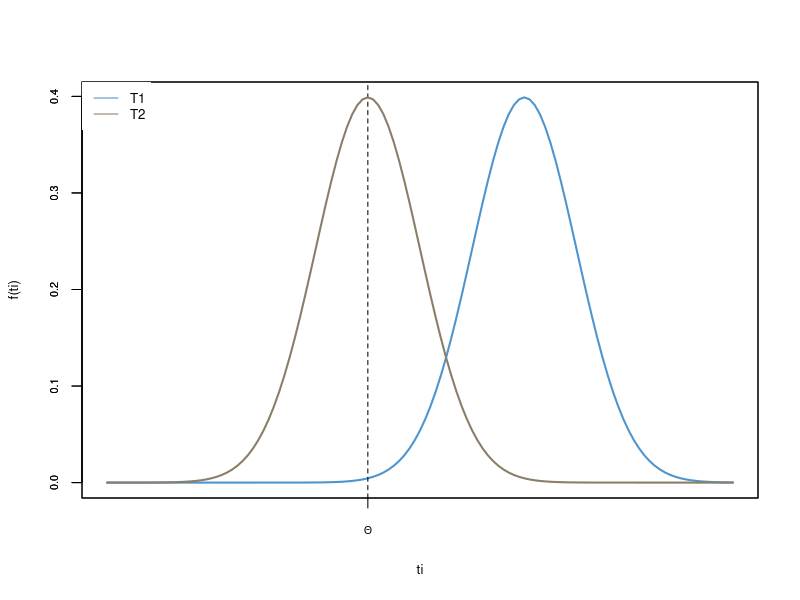
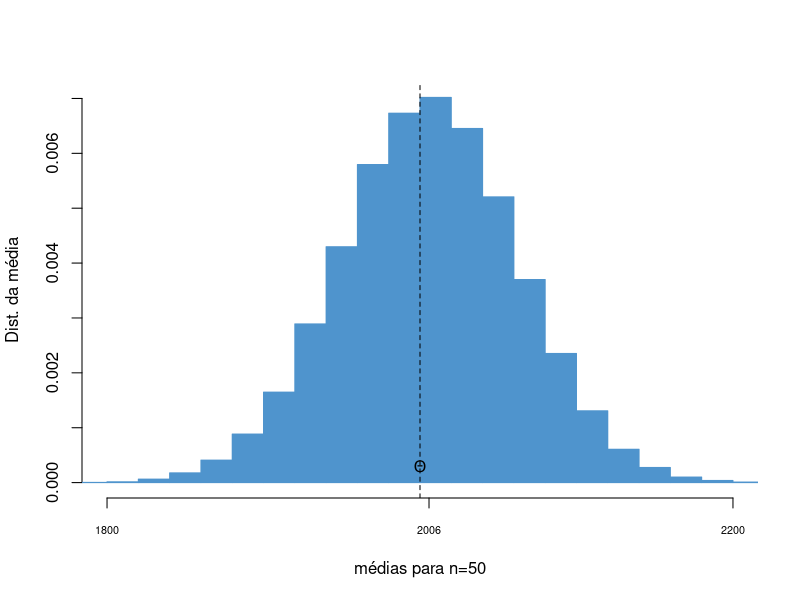
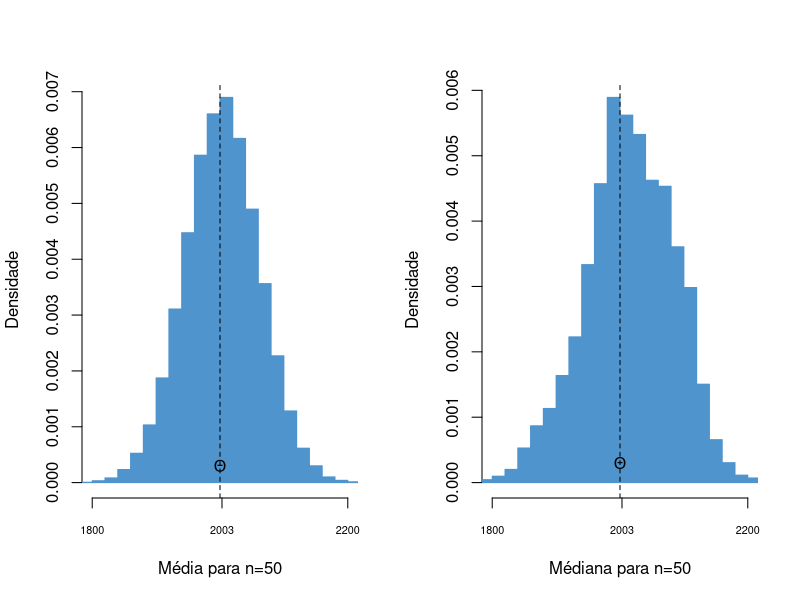
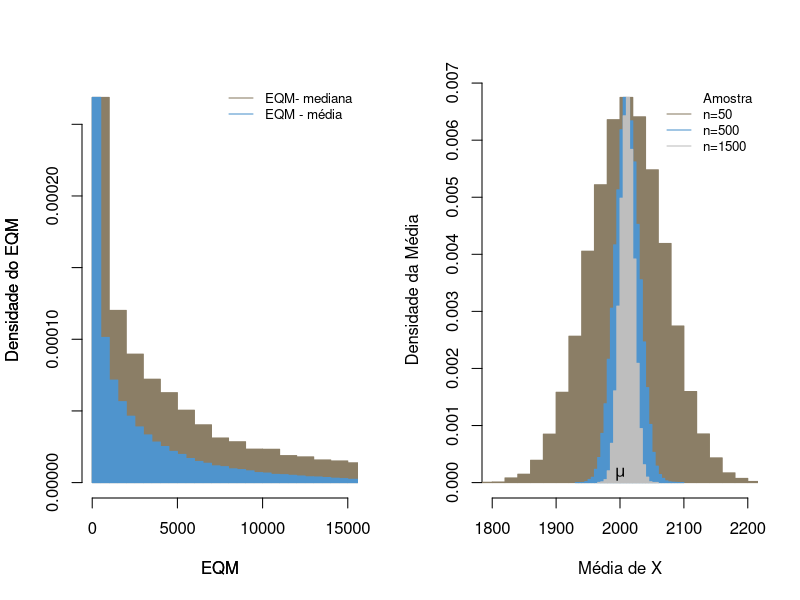
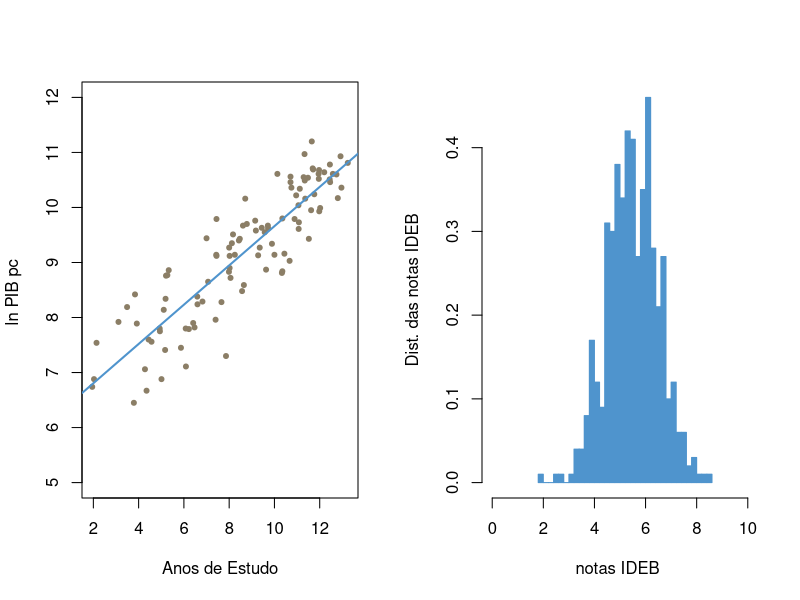
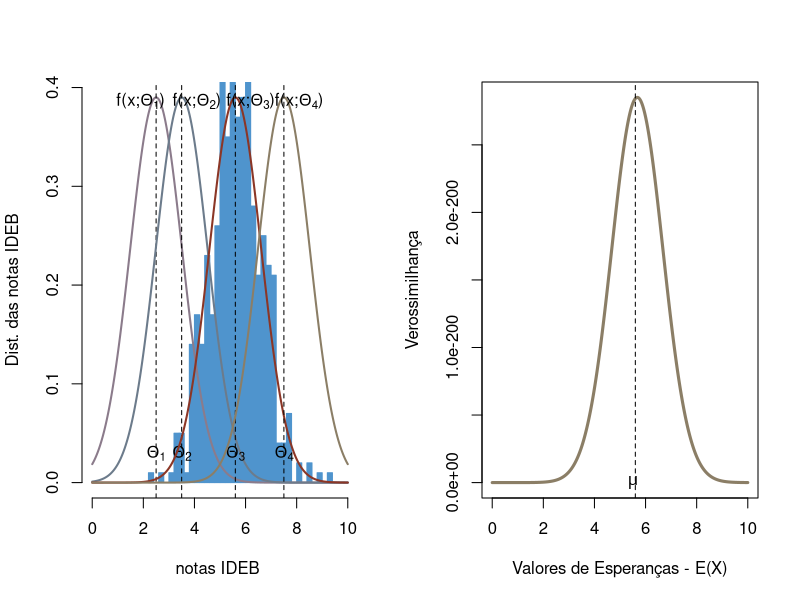
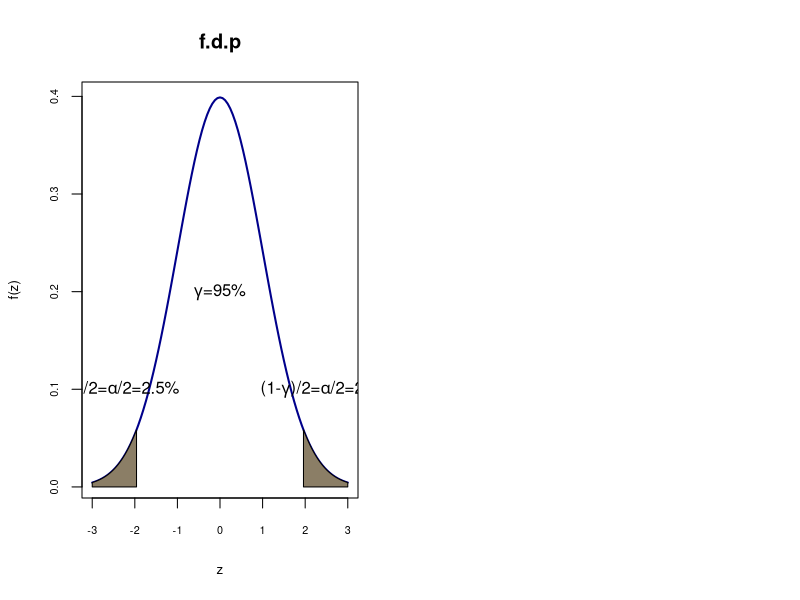
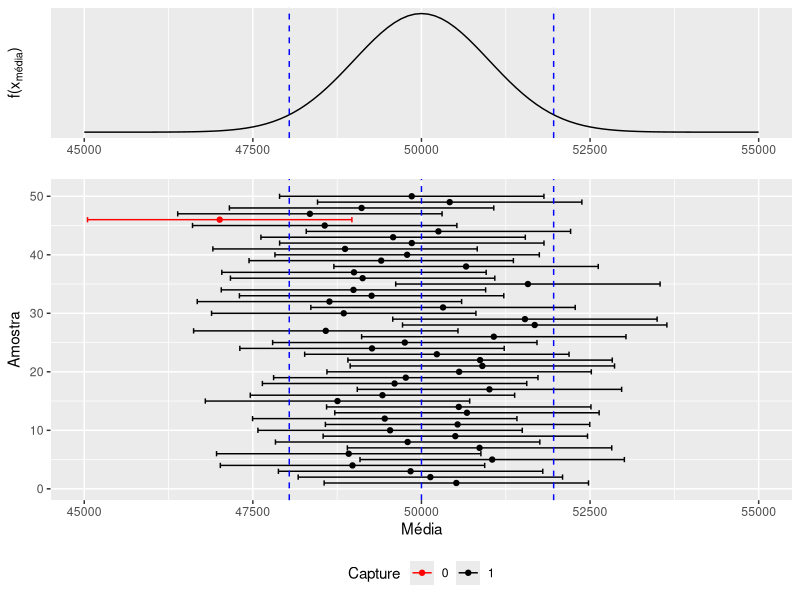

Recreate these plots in R, in order.
## ---- chunk 1
#Distribuição de dois estimadores, T1 e T2,  para o parâmetro populacional
x<-seq(-5,7,0.1) 
T1<-dnorm(x = x, mean = 3, sd=1)   
T2<-dnorm(x = x, mean = 0, sd=1)

plot(x,T1,xlab="ti",type="l",main=NULL, col="steelblue3",lwd=2, ylab="f(ti)",
     xaxt="n",cex.axis=0.65, cex.lab=0.8 ) 
abline(v=0, col="black", lty=2)
par(new=TRUE)
plot(x,T2,xlab="", ylab="",type="l",col="wheat4",lwd=2,xaxt="n",
     cex.axis=0.65, cex.lab=0.8 ) 
axis(1,at=c(0),labels =c(expression(Theta)),cex.axis=0.65, cex.lab=0.8) 
legend("topleft", legend=c("T1", "T2"),col=c("steelblue3", "wheat4"), 
       lty=1:1, box.lty=0,cex=0.8)

## ---- chunk 2
# Distribuição da nota dos alunos que fizeram ENEM, X. 
x_normal<-rnorm(10000,mean=2000, sd= 400)

#Amostragem:
# Criando os vetores numéricos 
xbar50<-numeric()
var_amostral50<-numeric()
# Extraindo 100 mil amostras de 50 alunos e fazendo a média para cada uma. 
# Teremos 100.000 médias  
for ( i in 1:100000){
  smp<-sample(x_normal,replace = TRUE,size = 50)
  xbar50[i]<-mean(x_normal[smp])
}

# Plotando as médias obtidas
hist(xbar50, col="steelblue3",freq = FALSE, breaks = 25,main="",
     xlim=c(1800, 2200), ylab="Dist. da média", xlab="médias para n=50",
     xaxt="n",border="steelblue3")
abline(v=2000, col="black", lty=2)
text(2000, 0.0003, expression(Theta))
axis(1,at=c(1800, mean(xbar50), 2200),labels =c(1800, round(mean(xbar50)),
    2200),cex.axis=0.65, cex.lab=0.8) 

## ---- chunk 3
# Vamos estudar a nota do ENEM. 
x_normal<-rnorm(10000,mean=2000, sd= 400)

# Criando os vetores numéricos 
xbar50<-numeric()
med50<-numeric()
# Extraindo duas mil amostras de 15 e fazendo a média e 
# variância. Teremos 2000 médias e 2000 variâncias 
for ( i in 1:100000){
  smp<-sample(x_normal,replace = TRUE, size = 50)
  xbar50[i]<-mean(x_normal[smp])
  med50[i]<-median(x_normal[smp])
}
par(mfrow=c(1,2))
hist(xbar50, col="steelblue3",freq = FALSE, breaks = 25,main="",
     xlim=c(1800, 2200), ylab="Densidade", xlab="Média para n=50",xaxt="n",
     border="steelblue3")
abline(v=2000, col="black", lty=2)
axis(1,at=c(1800, mean(xbar50), 2200),labels =c(1800, round(mean(xbar50)),
    2200),cex.axis=0.65) 
text(2000, 0.0003, expression(Theta))
hist(med50, col="steelblue3",freq = FALSE, breaks = 25,main="",
     xlim=c(1800, 2200), ylab="Densidade", xlab="Médiana para n=50",xaxt="n",
     border="steelblue3")
abline(v=2000, col="black", lty=2)
axis(1,at=c(1800, mean(xbar50), 2200),labels =c(1800, round(mean(xbar50)),
    2200),cex.axis=0.65) 
text(2000, 0.0003, expression(Theta))
## ---- chunk 4
# Vamos estudar a nota do ENEM. 
x_normal<-rnorm(10000,mean=2000, sd= 400)

# Criando os vetores numéricos 
xbar50<-numeric()
med50<-numeric()
e50<-numeric()
e50md<-numeric()
# Extraindo duas mil amostras de 15 e fazendo a média e 
# variância. Teremos 2000 médias e 2000 variâncias 
for ( i in 1:100000){
  smp<-sample(x_normal,replace = TRUE,size = 50)
  xbar50[i]<-mean(x_normal[smp])
  e50[i]<-(xbar50[i]-2000)^2
  med50[i]<-median(x_normal[smp])
  e50md[i]<-(med50[i]-2000)^2
}

hist(e50md, col="wheat4",freq = FALSE, breaks = 120,main="",
     xlim=c(0, 15000), ylab="Densidade do EQM", xlab="EQM",
     border="wheat4")

par(new=TRUE)
hist(e50, col="steelblue3",freq = FALSE, breaks = 120,main="",xaxt="n",
     yaxt="n", xlim=c(0, 15000), ylab="Densidade do EQM", xlab="EQM",
     border="steelblue3")
legend("topright", legend=c("EQM- mediana", "EQM - média"),col=c("wheat4",
      "steelblue3"), lty=1:1, box.lty=0,cex=0.8)


## ---- chunk 5
# Voltamos a nota do ENEM. 
x_normal<-rnorm(10000,mean=2000, sd= 400)
# Criando os vetores numéricos 
xbar50<-numeric()
xbar500<-numeric()
xbar1500<-numeric()
# Extraindo duas mil amostras de 15 e fazendo a média e 
# variância. Teremos 2000 médias e 2000 variâncias 
for ( i in 1:50000){
  smp<-sample(x_normal,replace = TRUE, size = 50)
  xbar50[i]<-mean(x_normal[smp])
  smp1<-sample(x_normal,replace = TRUE,size = 500)
  xbar500[i]<-mean(x_normal[smp1])
  smp2<-sample(x_normal,replace = TRUE,size = 1500)
  xbar1500[i]<-mean(x_normal[smp2])
}
hist(xbar50, col="wheat4",freq = FALSE, breaks = 25,main="",
     xlim=c(1800, 2200), ylab="Densidade da Média", xlab="Média de X", 
     border="wheat4")
par(new=TRUE)
hist(xbar500, col="steelblue3",freq = FALSE, breaks = 25,main="",xaxt="n",
     yaxt="n", xlim=c(1800, 2200), ylab="", xlab="", border="steelblue3")
par(new=TRUE)
hist(xbar1500, col="gray",freq = FALSE, breaks = 25,main="",xaxt="n",
     yaxt="n", xlim=c(1800, 2200), ylab="", xlab="",border="gray")
text(2000, 0.0008, expression(mu))
legend("topright", legend=c("Amostra","n=50","n=500","n=1500"),col=c("white", 
      "wheat4","steelblue3","gray"), lty=1:1, box.lty=0,cex=0.8)
## ---- chunk 6
#Pib per capita em ln e anos de estudos de diversos países em 2010
ln_salario<- c(9.16, 9.44, 9.67, 10.71, 10.61, 7.79, 9.55, 10.55, 8.87, 7.56,
               8.48, 9.51, 9.61, 7.75, 7.90, 10.60, 9.80, 9.14, 9.27, 9.40, 
               7.80, 10.24, 10.17, 6.45, 10.68, 9.35, 9.12, 9.12, 8.72, 8.84,                   10.56, 10.49, 7.89, 10.61, 8.28, 10.16, 8.76, 7.41, 8.24, 10.64, 
               9.93, 10.54, 8.38, 8.90, 9.76, 9.14, 10.78, 10.46, 8.81, 10.51,
               9.14, 7.82,  7.80, 6.67, 10.97, 6.88, 9.79, 7.54, 10.04, 9.63,
               9.58, 8.77, 6.88, 8.14, 7.60, 10.69, 10.34, 8.29, 6.74, 11.20,
               8.34, 9.62, 8.83, 9.13, 8.59, 9.95, 10.16, 9.73, 9.99, 7.92,
               9.43, 7.06, 9.34, 10.36, 10.36, 9.03, 8.19, 8.86, 10.61, 10.93,
               8.65, 10.52, 9.43, 7.11, 10.22, 9.27, 9.79, 7.45, 10.46, 10.81,
               9.67, 9.70, 8.42, 7.96, 7.30)

educa<- c(10.44, 7, 9.71, 11.69, 10.13, 6.22, 9.57, 11.29, 9.63, 4.57, 8.57,
          8.17, 11.07, 4.94, 6.41, 12.74, 10.35, 8.25, 9.35, 8.43, 4.93, 11.76,
          12.8, 3.79, 11.97, 8.12, 8.02, 7.44, 8.06, 10.35, 10.71, 11.34, 3.92,
          12.58, 7.66, 11.36, 5.21, 5.17, 6.6, 12.2, 11.98, 11.48, 6.59, 8.02,
          9.15, 7.43, 12.45, 10.71, 10.33, 12.44, 10, 6.47, 6.08, 4.35, 11.33,
          5.01, 10.89, 2.14, 11.06, 9.44, 9.18, 5.27, 2.03, 5.11, 4.44, 11.71,
          11.12, 6.82, 1.95, 11.65, 5.19, 9.72, 7.99, 9.28, 8.65, 11.62, 8.71,
          11.08, 12.02, 3.11, 11.52, 4.28, 9.89, 12.96, 10.75, 10.67, 3.49,
          5.33, 11.95, 12.92, 7.07, 11.96, 8.47, 6.09, 10.96, 8, 7.44, 5.87,
          12.46, 13.24, 8.61, 8.78, 3.84, 7.4, 7.86)  

bd = data.frame(ln_salario, educa)

plot(bd$educa, bd$ln_salario, xlab="Anos de Estudo", 
     ylab="ln PIB pc ", pch=20, col="wheat4",ylim=c(5,12))
abline(lm(bd$ln_salario~bd$educa), col="steelblue3", lwd = 2)


## ---- chunk 7
# Fazendo na mão. Usando a equação que derivamos acima
B<-((sum(educa*ln_salario)-105*(mean(educa)*mean(ln_salario))))/
  ((sum(educa^2)-105*(mean(educa)^2)))
A<-mean(ln_salario-B*mean(educa))
B
A

# Usando a rotina do R para Mínimos Quadrados
reg<-lm(ln_salario~educa)
reg
## ---- chunk 8
# Distribuição da nota dos alunos que fizeram ENEM, X. 
smp<-sample(rnorm(5500,mean=5.6, sd= 1.0139),replace = TRUE,size = 500)

# Plotando as médias obtidas
hist(smp, col="steelblue3",freq = FALSE, breaks = 25,main="",
     xlim=c(0, 10), ylab="Dist. das notas IDEB", xlab="notas IDEB ",
     border="steelblue3")

## ---- chunk 9
# Distribuição da nota dos alunos que fizeram ENEM, X. 
smp<-sample(rnorm(5500,mean=5.6, sd= 1.0139),replace = TRUE,size = 500)

#Desvio padrão e diversas possibilidades de esperança:
sd<-1.0139
e1<-2.5
e2<-3.5
e3<-5.6
e4<-7.5

# Valores de x que vão de 0 até 10

x <- seq(0, 10, length = 1000) 

# Distribuição de probabilidade
y1 <- dnorm(x, e1, sd)
y2 <- dnorm(x, e2, sd)
y3 <- dnorm(x, e3, sd)
y4 <- dnorm(x, e4, sd)

# Plotando as médias obtidas
hist(smp, col="steelblue3",freq = FALSE, breaks = 25,main="",
     xlim=c(0, 10), ylim=c(0, 0.39), ylab="Dist. das notas IDEB", 
     xlab="notas IDEB ",border="steelblue3")
par(new=TRUE)
plot(x, y1, type="n", xlab = "", ylab = "", axes = FALSE)
lines(x, y1, col="thistle4",lwd = 2)
abline(v=2.5, col="black", lty=2)
text(2.5, 0.03, expression(Theta[1]))
text(1.9, 0.39, expression(paste("f(x" , ";" ,Theta[1],")")))

par(new=TRUE)
plot(x, y2, type="n", xlab = "", ylab = "", axes = FALSE)
lines(x, y2, col="slategray4",lwd = 2)
abline(v=3.5, col="black", lty=2)
text(3.5, 0.03, expression(Theta[2]))
text(4.1, 0.39, expression(paste("f(x" , ";" ,Theta[2],")")))

par(new=TRUE)
plot(x, y3, type="n", xlab = "", ylab = "", axes = FALSE)
lines(x, y3, col="tomato4", lwd = 2)
abline(v=5.6, col="black", lty=2)
text(5.6, 0.03, expression(Theta[3]))
text(6.2, 0.39, expression(paste("f(x" , ";" ,Theta[3],")")))

par(new=TRUE)
plot(x, y4, type="n", xlab = "", ylab = "", axes = FALSE)
lines(x, y4, col="wheat4", lwd = 2)
abline(v=7.5, col="black", lty=2)
text(7.5, 0.03, expression(Theta[4]))
text(8.1, 0.39, expression(paste("f(x" , ";" ,Theta[4],")")))


## ---- chunk 10
# amostra da nota dos alunos que fizeram ENEM, X. Valores da esperança 
set.seed(149)
xi<-sample(rnorm(5500,mean=5.6, sd= 1),replace = TRUE,size = 500)
mu <- seq(0, 10, length = 1000) 
L_mu<-numeric()

for ( i in 1:1000){
  for (j in 1:500 ){
  L_mu[i]<-(1/((2*pi)^(500/2)))*exp(-0.5*(sum((xi[j]-mu[i])^2)))
}}

plot(mu, L_mu, type="n", xlab = "Valores de Esperanças - E(X)" , ylab = "Verossimilhança")
lines(mu, L_mu, col="wheat4", lwd = 3)
abline(v=5.6, col="black", lty=2)
text(5.5, 0.00, expression(mu))

## ---- chunk 11
x<-seq(-3,3,0.1) 
fdnorm<-dnorm(x = x, mean = 0, sd=1)   
fdanorm<-pnorm(q = x, mean = 0, sd=1)
regiao=seq(-3,-1.96,0.01)
cord.x <- c(-3,regiao,-1.96)
cord.y <- c(0,dnorm(regiao),0) 
regiao=seq(1.96,3,0.01)
cord.z <- c(1.96,regiao,3)
cord.w <- c(0,dnorm(regiao),0) 

curve(dnorm(x,0,1),xlim=c(-3,3),main='f.d.p',xlab="z",type="l",
      col="darkblue",lwd=2, ylab="f(z)",cex.axis=0.65, cex.lab=0.8 ) 
polygon(cord.x,cord.y,col='wheat4')
polygon(cord.z,cord.w,col='wheat4')
text(0, 0.2, expression(paste(gamma , "=" ,95, "%")))
text(2.5, 0.1, expression(paste("(1-", gamma , ")/2" , "=",alpha, "/2", "=2.5", "%")))
text(-2.5, 0.1, expression(paste("(1-", gamma , ")/2" , "=",alpha, "/2", "=2.5", "%")))
## ---- chunk 12
#Simulando um conjunto de 50 médias que vem de uma normal com 
#Esperança igual a 50.000. Logo distribuição da média será
# Assumimos 1000 como o desvio padrão da média
library(dplyr)
library(magrittr)
library(ggplot2)
library(ggpubr)
meanset <- rnorm(50,50000,1000)
meanset <- as.data.frame(meanset)
colnames(meanset) <- "Mean"

##Calculando as bandas superiorees e inferiores L e U - 
#zc*DP(média) = 1960

meanset95 <- meanset %>% mutate(u = Mean + 1960) %>% mutate(l = Mean - 1960)

Sample <- seq(1,50,1)
Sample <- as.data.frame(Sample)
ci95 <- cbind(Sample, meanset95)

# Determinando se um intervalo captura o verdadeiro valor
ci95 <- ci95 %>% mutate(Capture = ifelse(l < 50000, ifelse(u > 50000, 1, 0), 0))
ci95$Capture <- factor(ci95$Capture, levels = c(0,1))

# Gerando o Gráfico dos diversos Intervalos

# Distribuição da média
colorset = c('0'='red','1'='black')

ci_plot_95 <- ci95 %>% ggplot(aes(x = Sample, y = Mean)) + 
  geom_point(aes(color = Capture)) + 
  geom_errorbar(aes(ymin = l, ymax = u, color = Capture)) +
  scale_color_manual(values = colorset) + coord_flip() + 
  geom_hline(yintercept = 50000, linetype = "dashed", color = "blue")+
  geom_hline(yintercept = 51960, linetype = "dashed", color = "blue")+
  geom_hline(yintercept = 48040, linetype = "dashed", color = "blue")+ 
  labs(title = ) + theme(plot.title =
  element_text(hjust = 0.5)) + ylim(45000,55000)+ 
  theme(legend.position="bottom")+ labs(y = "Média", x= "Amostra") 

dist_med <- ggplot(data = data.frame(x = c(45000, 55000)), aes(x)) +
  stat_function(fun = dnorm, n = 101, args = list(mean = 50000, sd = 1000)) +
  ylab("") + scale_y_continuous(breaks = NULL)+
  geom_vline(xintercept = 51960, linetype = "dashed", color = "blue")+
  geom_vline(xintercept = 48040, linetype = "dashed", color = "blue")+
   labs(y = expression(paste("f(", "x"[média], ")")), x=element_blank())


ggarrange(dist_med, ci_plot_95, heights = c(2, 5),
          ncol = 1, nrow = 2, align = "v")
## ---- chunk 13
#Simulando um conjunto de 50 médias que vem de uma normal com 
#Esperança igual a 50.000. Logo distribuição da média será
# Assumimos 1000 como o desvio padrão da média
library(dplyr)
library(magrittr)
library(ggplot2)
library(ggpubr)
meanset <- rnorm(50,50000,1000)
meanset <- as.data.frame(meanset)
colnames(meanset) <- "Mean"

##Calculando as bandas superiorees e inferiores L e U - 
#zc*DP(média) = 1960

meanset95 <- meanset %>% mutate(u = Mean + 1960) %>% mutate(l = Mean - 1960)
meanset90 <- meanset %>% mutate(u = Mean + 1650) %>% mutate(l = Mean - 1650)


Sample <- seq(1,50,1)
Sample <- as.data.frame(Sample)
ci95 <- cbind(Sample, meanset95)
ci90 <- cbind(Sample, meanset90)


# Determinando se um intervalo captura o verdadeiro valor
ci95 <- ci95 %>% mutate(Capture = ifelse(l < 50000, ifelse(u > 50000, 1, 0), 0))
ci95$Capture <- factor(ci95$Capture, levels = c(0,1))

ci90 <- ci90 %>% mutate(Capture = ifelse(l < 50000, ifelse(u > 50000, 1, 0), 0))
ci90$Capture <- factor(ci90$Capture, levels = c(0,1))


# Gerando o Gráfico dos diversos Intervalos

# Distribuição da média
colorset = c('0'='red','1'='black')

ci_plot_95 <- ci95 %>% ggplot(aes(x = Sample, y = Mean)) + 
  geom_point(aes(color = Capture)) + 
  geom_errorbar(aes(ymin = l, ymax = u, color = Capture)) +
  scale_color_manual(values = colorset) + coord_flip() + 
  geom_hline(yintercept = 50000, linetype = "dashed", color = "blue")+
  geom_hline(yintercept = 51960, linetype = "dashed", color = "blue")+
  geom_hline(yintercept = 48040, linetype = "dashed", color = "blue")+ 
  labs(title = ) + theme(plot.title =
  element_text(hjust = 0.5)) + ylim(45000,55000)+ 
  theme(legend.position="right")+ labs(y = "Média - 0.95", x= "Amostra") 

ci_plot_90 <- ci90 %>% ggplot(aes(x = Sample, y = Mean)) + 
  geom_point(aes(color = Capture)) + 
  geom_errorbar(aes(ymin = l, ymax = u, color = Capture)) +
  scale_color_manual(values = colorset) + coord_flip() + 
  geom_hline(yintercept = 50000, linetype = "dashed", color = "red")+
  geom_hline(yintercept = 51650, linetype = "dashed", color = "red")+
  geom_hline(yintercept = 48350, linetype = "dashed", color = "red")+ 
  labs(title = ) + theme(plot.title =
  element_text(hjust = 0.5)) + ylim(45000,55000)+ 
  theme(legend.position="right")+ labs(y = "Média - 0.90" , x= "Amostra") 


ggarrange(ci_plot_95, ci_plot_90, heights = c(5, 5),
          ncol = 1, nrow = 2, align = "v")
